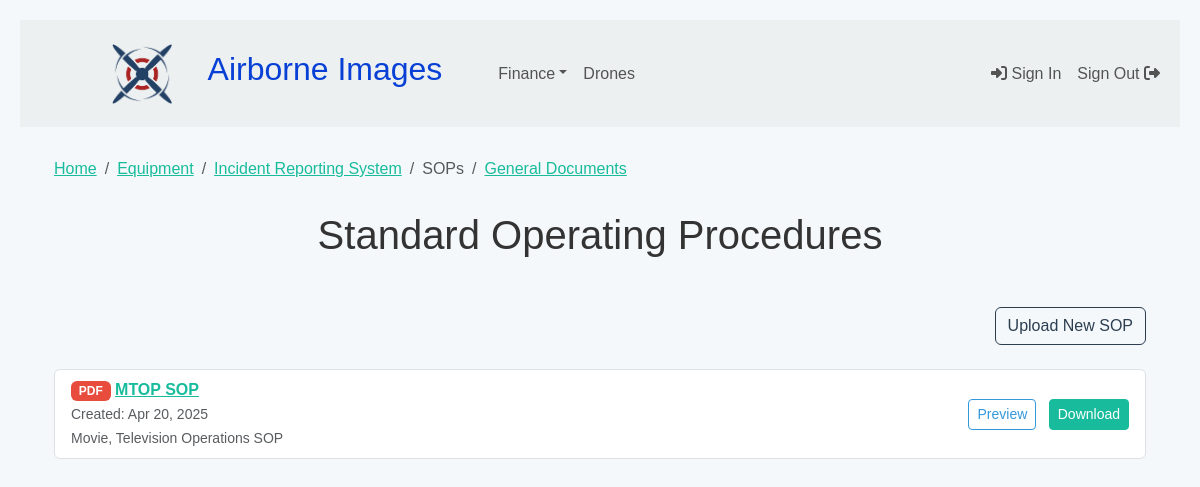
Page /sops/ (signed in) on the committed database.
### drone/models.py (models this page shows, shortened)
class SOPDocument(models.Model):
    title = models.CharField(max_length=255)
    description = models.TextField(blank=True)
    file = models.FileField(upload_to='sop_docs/')
    created_at = models.DateTimeField(auto_now_add=True)

### drone/views.py (the view)
# urls.py: path('sops/', sop_list, name='sop_list'),
@login_required
def sop_list(request):
    sops = SOPDocument.objects.order_by('-created_at')
    paginator = Paginator(sops, 10)
    page_number = request.GET.get('page')
    page_obj = paginator.get_page(page_number)
    return render(request, 'sop_manager/sop_list.html', {
        'sops': page_obj,
        'page_obj': page_obj,
    })

### drone/templatetags/sop_filters.py (called while the page is built)
@register.filter
def file_icon(url):
    ext = os.path.splitext(url.lower())[1]
    if ext == '.pdf':
        return '<span class="badge bg-danger text-white"><i class="bi bi-file-earmark-pdf-fill"></i> PDF</span>'
    elif ext in ['.doc', '.docx']:
        return '<span class="badge bg-primary text-white"><i class="bi bi-file-earmark-word-fill"></i> DOC</span>'
    elif ext in ['.jpg', '.jpeg', '.png']:
        return '<span class="badge bg-info text-dark"><i class="bi bi-image-fill"></i> Image</span>'
    else:
        return '<span class="badge bg-secondary text-white"><i class="bi bi-file-earmark-fill"></i> File</span>'

@register.filter
def is_pdf(url):
    return url.lower().endswith('.pdf')

### drone/templates/sop_manager/sop_list.html (shortened to what this page needs)
{% extends 'index.html' %}
{% load static %}
{% load sop_filters %}
{% block breadcrumbs %}
<nav aria-label="breadcrumb">
  <ol class="breadcrumb">
    <li class="breadcrumb-item"><a href="{% url 'documents' %}">Home</a></li>
    <li class="breadcrumb-item"><a href="{% url 'equipment_list' %}">Equipment</a></li>
    <li class="breadcrumb-item"><a href="{% url 'incident_reporting_system' %}">Incident Reporting System</a></li>
    <li class="breadcrumb-item active" aria-current="page">SOPs</li>
    <li class="breadcrumb-item"><a href="{% url 'general_document_list' %}">General Documents</a></li>
  </ol>
</nav>
{% endblock %}
{% block content %}
<div class="container mt-4">
  <h2 class="text-center mb-5">Standard Operating Procedures</h2>
  <div class="text-end mb-4">
    <a href="{% url 'sop_upload' %}" class="btn btn-outline-primary">Upload New SOP</a>
  </div>
  <ul class="list-group">
    {% for sop in sops %}
    <li class="list-group-item d-flex justify-content-between align-items-center">
      <div>
        <strong>
          {{ sop.file.url|file_icon|safe }}
          <a href="{{ sop.file.url }}" target="_blank">{{ sop.title }}</a>
        </strong><br>
        <small class="text-muted">Created: {{ sop.created_at|date:"M d, Y" }}</small><br>
        {% if sop.description %}
          <small class="text-muted">{{ sop.description }}</small>
        {% endif %}
      </div>
      <div>
        {% if sop.file.url|is_pdf %}
          <a href="{{ sop.file.url }}" target="_blank" class="btn btn-sm btn-outline-info me-2">Preview</a>
        {% endif %}
        <a href="{{ sop.file.url }}" download class="btn btn-sm btn-success">Download</a>
      </div>
    </li>
    {% empty %}
    <li class="list-group-item text-muted">No SOPs available yet.</li>
    {% endfor %}
  </ul>
</div>
{% endblock %}

### static/styles/index.css (style rules this page uses)
body { font-optical-sizing: auto; padding: 2rem; background: #f4f8fb; color: #333; }
body { font-family: "Montserrat", sans-serif; padding: 20px; }

### rows in the picture
SOPDocument: file|file_icon "PDF", title "MTOP SOP", created_at "Apr 20, 2025", description "Movie, Television Operations SOP"
